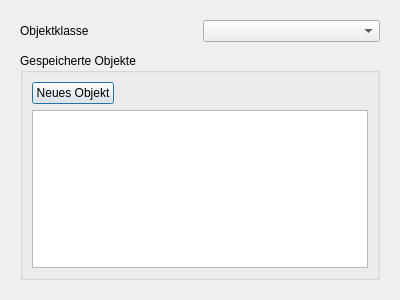
<?xml version="1.0" encoding="UTF-8"?>
<ui version="4.0">
 <class>Dialog</class>
 <widget class="QDialog" name="Dialog">
  <property name="geometry">
   <rect>
    <x>0</x>
    <y>0</y>
    <width>400</width>
    <height>300</height>
   </rect>
  </property>
  <property name="windowTitle">
   <string>Allgemeine Daten bearbeiten</string>
  </property>
  <layout class="QVBoxLayout" name="verticalLayout">
   <item>
    <widget class="QStackedWidget" name="pages">
     <property name="mouseTracking">
      <bool>true</bool>
     </property>
     <property name="currentIndex">
      <number>0</number>
     </property>
     <widget class="QWidget" name="page">
      <layout class="QVBoxLayout" name="verticalLayout_3">
       <item>
        <layout class="QHBoxLayout" name="horizontalLayout">
         <item>
          <widget class="QLabel" name="label">
           <property name="text">
            <string>Objektklasse</string>
           </property>
          </widget>
         </item>
         <item>
          <widget class="QComboBox" name="cbClass"/>
         </item>
        </layout>
       </item>
       <item>
        <spacer name="verticalSpacer">
         <property name="orientation">
          <enum>Qt::Vertical</enum>
         </property>
         <property name="sizeType">
          <enum>QSizePolicy::Maximum</enum>
         </property>
         <property name="sizeHint" stdset="0">
          <size>
           <width>20</width>
           <height>40</height>
          </size>
         </property>
        </spacer>
       </item>
       <item>
        <widget class="QGroupBox" name="groupBox">
         <property name="mouseTracking">
          <bool>true</bool>
         </property>
         <property name="title">
          <string>Gespeicherte Objekte</string>
         </property>
         <layout class="QVBoxLayout" name="verticalLayout_4">
          <item>
           <layout class="QHBoxLayout" name="horizontalLayout_2">
            <item>
             <widget class="QPushButton" name="newObject">
              <property name="cursor">
               <cursorShape>PointingHandCursor</cursorShape>
              </property>
              <property name="text">
               <string>Neues Objekt</string>
              </property>
             </widget>
            </item>
            <item>
             <spacer name="horizontalSpacer">
              <property name="orientation">
               <enum>Qt::Horizontal</enum>
              </property>
              <property name="sizeHint" stdset="0">
               <size>
                <width>40</width>
                <height>20</height>
               </size>
              </property>
             </spacer>
            </item>
           </layout>
          </item>
          <item>
           <widget class="QListView" name="listView">
            <property name="mouseTracking">
             <bool>true</bool>
            </property>
           </widget>
          </item>
         </layout>
        </widget>
       </item>
      </layout>
     </widget>
     <widget class="QWidget" name="page_2">
      <layout class="QVBoxLayout" name="verticalLayout_2">
       <item>
        <widget class="QDialogButtonBox" name="buttonBox">
         <property name="orientation">
          <enum>Qt::Horizontal</enum>
         </property>
         <property name="standardButtons">
          <set>QDialogButtonBox::Cancel|QDialogButtonBox::Save</set>
         </property>
        </widget>
       </item>
      </layout>
     </widget>
    </widget>
   </item>
  </layout>
 </widget>
 <resources/>
 <connections/>
</ui>
